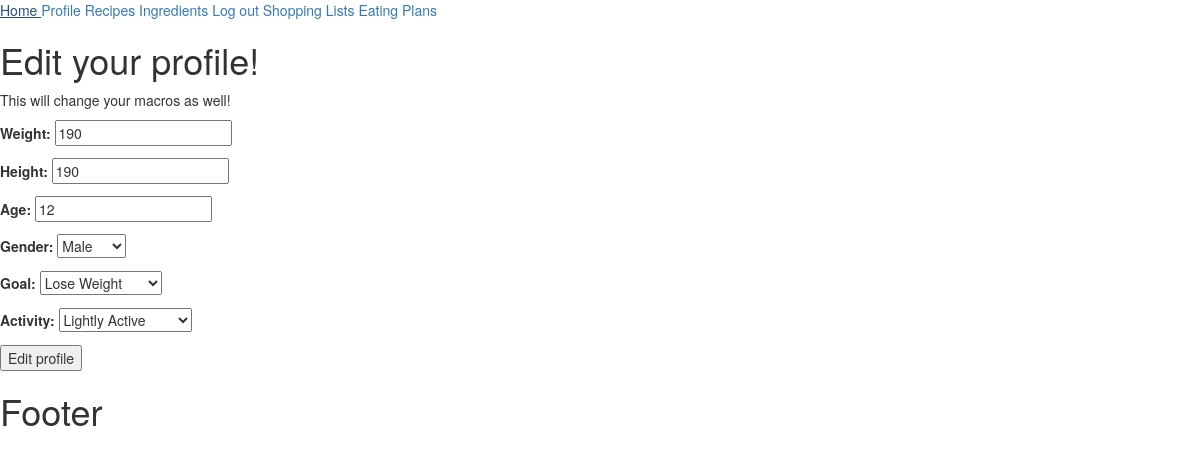
The page /accounts/account_edit (signed in) on the database its author committed.
### accounts/models.py (models this page shows)
class Account(models.Model):
    GENDER_CHOICES = [
        ('Male', 'Male'),
        ('Female', 'Female')
    ]
    GOALS_CHOICES = [
        ('Lose Weight', 'Lose Weight'),
        ('Gain Weight', 'Gain Weight'),
        ('Maintain Weight', 'Maintain Weight')
    ]
    ACTIVITY_LEVEL_CHOICES = [
        ('Sedentary', 'Sedentary'),
        ('Lightly Active', 'Lightly Active'),
        ('Moderately Active', 'Moderately Active'),
        ('Very Active', 'Very Active'),
        ('Extra Active', 'Extra Active')
    ]
    weight = models.IntegerField()
    height = models.IntegerField()
    age = models.IntegerField(validators=[MinValueValidator(5)])
    gender = models.CharField(max_length=6, choices=GENDER_CHOICES)
    goal = models.CharField(max_length=30, choices=GOALS_CHOICES)
    activity = models.CharField(max_length=30, choices=ACTIVITY_LEVEL_CHOICES)
    calories = models.IntegerField(validators=[MinValueValidator(100)])
    protein = models.IntegerField(validators=[MinValueValidator(0)])
    carbs = models.IntegerField(validators=[MinValueValidator(0)])
    fats = models.IntegerField(validators=[MinValueValidator(0)])
    user = models.OneToOneField(User, on_delete=models.CASCADE)

### accounts/views.py (the view)
# urls.py: path('account_edit', account_edit, name='account edit page'),
@login_required
def account_edit(request):
    account = request.user.account
    if request.method == 'POST':
        form = AccountCreation(request.POST, instance=account)
        if form.is_valid():
            weight = form.cleaned_data['weight']
            height = form.cleaned_data['height']
            age = form.cleaned_data['age']
            gender = form.cleaned_data['gender']
            goal = form.cleaned_data['goal']
            activity_level = form.cleaned_data['activity']
            user_macros = Macros(weight, height, age, gender, goal, activity_level)
            account.weight = weight
            account.height = height
            account.age = age
            account.gender = gender
            account.goal = goal
            account.activity = activity_level
            account.calories = user_macros.calories
            account.protein = user_macros.proteins
            account.carbs = user_macros.carbs
            account.fats = user_macros.fats
            account.save()
            return redirect('account details page')
    else:
        form = AccountCreation(instance=account)
    return render(request, 'accounts/account_edit.html', context={'form': form})

### accounts/form.py
class AccountCreation(forms.ModelForm):
    class Meta:
        model = Account
        fields = ['weight', 'height', 'age', 'gender', 'goal', 'activity']
        exclude = ['calories', 'protein', 'carbs', 'fats', 'user', ]

### templates/accounts/account_edit.html (shortened to what this page needs)
{% extends 'base.html' %}
{% block main_content %}
    <h1>Edit your profile! </h1>
    <p>This will change your macros as well!</p>
    <form action="{% url 'account edit page' %}" method="POST">
        {{ form.as_p }}
        <button>Edit profile</button>
    </form>
{% endblock %}

### rows shown on the page
Account: weight "190", height "190", age "12", gender "Male", goal "Lose Weight", activity "Lightly Active"
